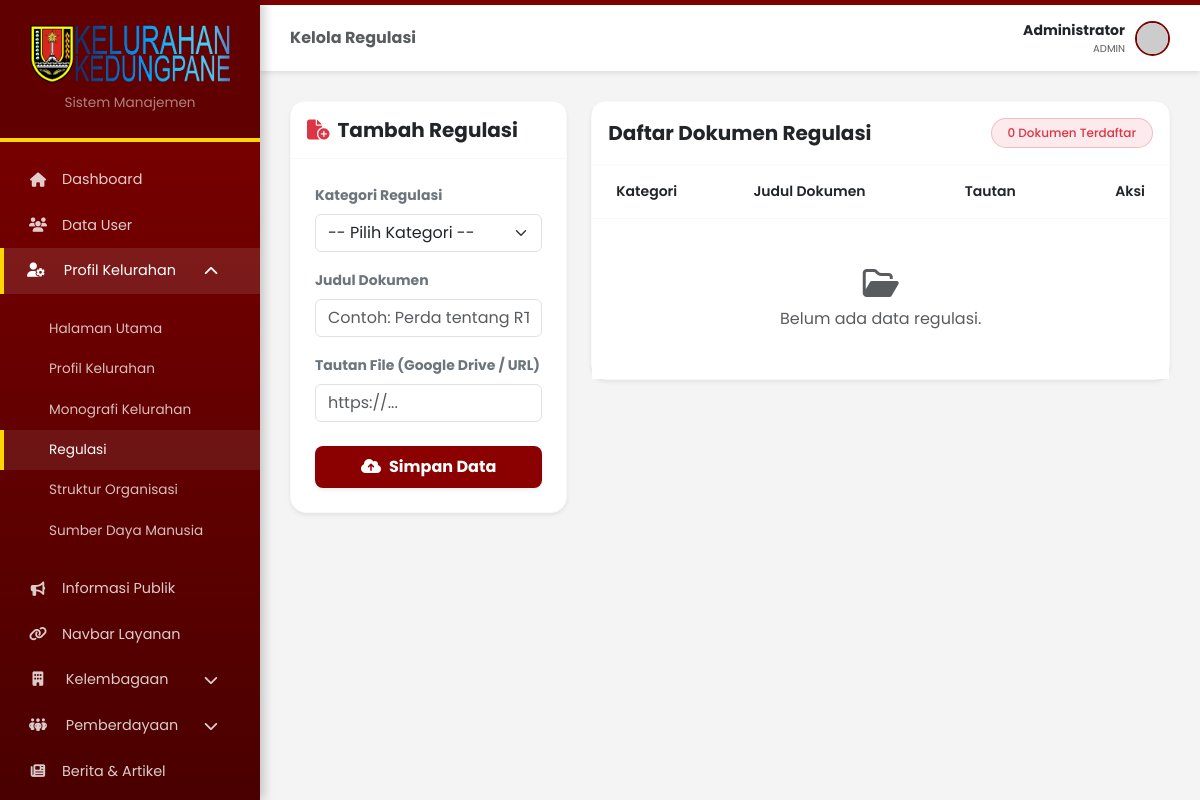
/admin/admin_regulasi.php (signed in), run on an earlier commit of the app's database.
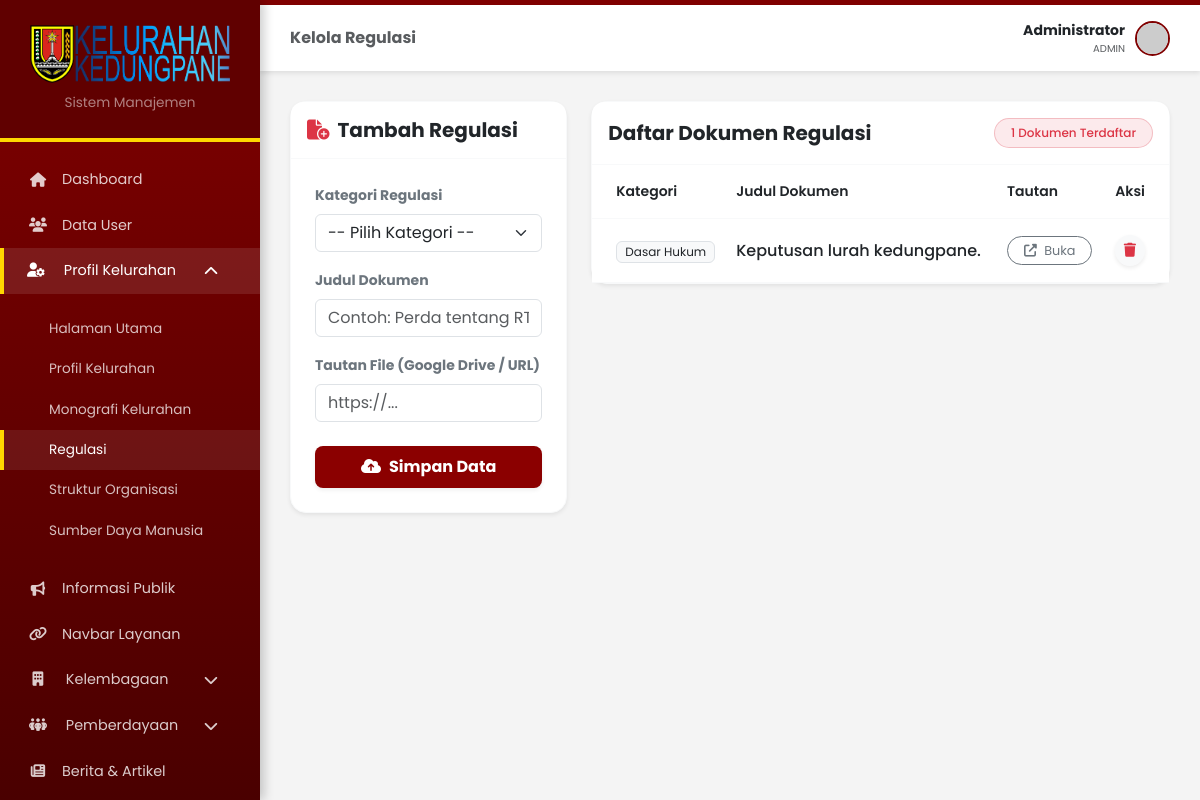
And on a later commit of the database.
### tables this page shows
CREATE TABLE `regulasi` (
  `id` int(11) NOT NULL,
  `kategori` varchar(100) NOT NULL,
  `judul_dokumen` varchar(255) NOT NULL,
  `file_url` varchar(255) DEFAULT NULL
);

### admin/admin_regulasi.php (the view, shortened to what the changed rows need)
<?php
require_once __DIR__ . '/auth.php';
$query_reg = mysqli_query($conn, "SELECT * FROM regulasi ORDER BY kategori ASC, id DESC");
include 'admin_header.php';
?>
<div class="row g-4">
    <div class="col-lg-8">
        <div class="card border border-light shadow-sm rounded-4 bg-white">
            <div class="card-header bg-white py-3 border-bottom border-light d-flex justify-content-between align-items-center">
                <h5 class="fw-bold mb-0 text-dark">Daftar Dokumen Regulasi</h5>
                <span class="badge bg-danger bg-opacity-10 text-danger border border-danger border-opacity-25 rounded-pill px-3 py-2">
                    <?= mysqli_num_rows($query_reg) ?> Dokumen Terdaftar
                </span>
            </div>
            <div class="table-responsive">
                <table class="table table-hover align-middle mb-0 border-white">
                    <thead class="bg-white text-secondary small border-bottom border-light">
                        <tr>
                            <th class="ps-4 py-3 border-0 fw-semibold">Kategori</th>
                            <th class="py-3 border-0 fw-semibold">Judul Dokumen</th>
                            <th class="py-3 border-0 fw-semibold">Tautan</th>
                            <th class="py-3 border-0 text-end pe-4 fw-semibold">Aksi</th>
                        </tr>
                    </thead>
                    <tbody class="border-top-0">
                        <?php if(mysqli_num_rows($query_reg) > 0): ?>
                            <?php while($row = mysqli_fetch_assoc($query_reg)):
                                $label_kategori = ucwords(str_replace('_', ' ', $row['kategori']));
                            ?>
                            <tr>
                                <td class="ps-4 py-3 border-light">
                                    <span class="badge bg-light text-dark border px-2 py-1 fw-normal">
                                        <?= $label_kategori; ?>
                                    </span>
                                </td>
                                <td class="fw-medium text-dark py-3 border-light"><?= $row['judul_dokumen']; ?></td>
                                <td class="py-3 border-light">
                                    <a href="<?= $row['file_url']; ?>" target="_blank" class="btn btn-sm btn-outline-secondary rounded-pill py-1 px-3" style="font-size: 0.8rem;">
                                        <i class="fa-solid fa-up-right-from-square me-1"></i> Buka
                                    </a>
                                </td>
                                <td class="text-end pe-4 py-3 border-light">
                                    <a href="?hapus=<?= $row['id'] ?>" class="btn btn-sm btn-light rounded-circle shadow-sm text-danger btn-hapus" title="Hapus">
                                        <i class="fa-solid fa-trash"></i>
                                    </a>
                                </td>
                            </tr>
                            <?php endwhile; ?>
                        <?php else: ?>
                            <tr>
                                <td colspan="4" class="text-center py-5 text-muted border-0">
                                    <i class="fa-regular fa-folder-open fs-2 mb-2"></i><br>
                                    Belum ada data regulasi.
                                </td>
                            </tr>
                        <?php endif; ?>
                    </tbody>
                </table>
            </div>
        </div>
    </div>
</div>
<?php include 'admin_footer.php'; ?>

What changed in the data, as far as the page shows it:
added regulasi: kategori "Dasar Hukum", judul_dokumen "Keputusan lurah kedungpane."
Also different on the page:
mysqli_num_rows($query_reg): "0" → "1"
text no longer shown: "Belum ada data regulasi."
